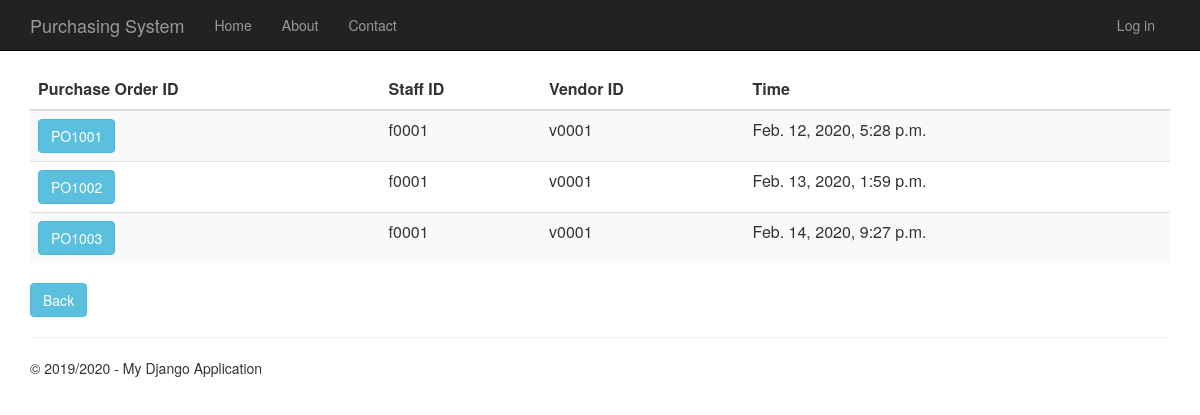
The page /purchaseorderhistory on the database as committed earlier.
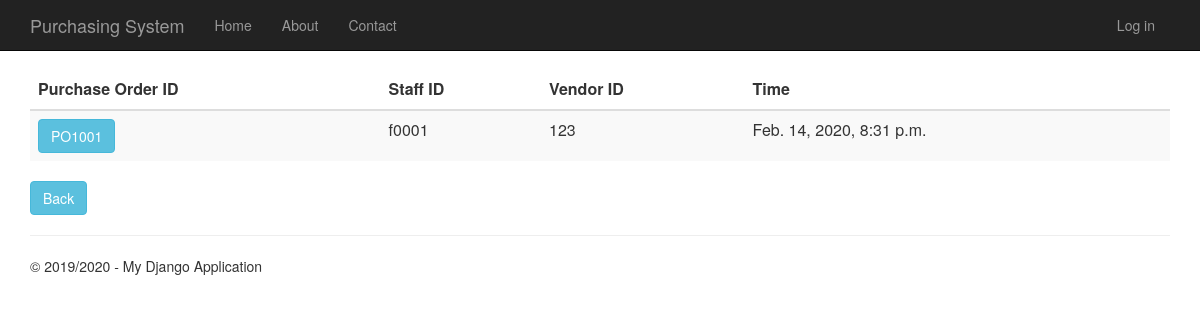
The same page on the database as committed later.
### PurchaseOrder/models.py (models this page shows, shortened)
class PurchaseOrder(models.Model):
    purchase_order_id = models.CharField(primary_key=True, max_length=10)
    shipping_instructions = models.TextField()
    time_created = models.DateTimeField()
    description = models.TextField(null=True,default=None, blank=True)
    total_price = models.DecimalField(max_digits=10, decimal_places=2, default=Decimal('0.00'))
    person_id = models.ForeignKey(Person)
    vendor_id = models.ForeignKey(Vendor)
    quotation_id = models.OneToOneField(Quotation)

### app/models.py (models this page shows, shortened)
class Person(models.Model):
    user_id = models.OneToOneField(User)
    person_id = models.CharField(primary_key=True, max_length=10)
    person_name = models.TextField()
    person_address = models.TextField()
    person_phone_number = models.TextField()
    person_role = models.TextField(default = 'EMPLOYEE')

class Vendor(models.Model):
    vendor_id = models.CharField(primary_key=True, max_length=10)
    vendor_name = models.TextField()
    vendor_phone_number = models.TextField()
    vendor_address = models.TextField()
    vendor_email = models.TextField()
    def __str__(self):
        return str(self.vendor_id)

### PurchaseOrder/views.py (the view)
# urls.py: url(r'^purchaseorderhistory', PurchaseOrder.views.purchaseorderhistory, name="purchase_order_history"),
def purchaseorderhistory(request):
    purchase_orders = PurchaseOrder.objects.all()
    context = {
            'title':'Purchase Order History',
            'rows':purchase_orders,
            'year':'2019/2020'
        }
    return render(request,'PurchaseOrder/purchaseorderhistory.html',context)

### PurchaseOrder/templates/PurchaseOrder/purchaseorderhistory.html
{% extends "app/layout.html" %}
{% block content %}
<div class="purcahseorderhistory margintop" >
    <form action="purchaseorderhistorydetails" method="GET">
        <table class="table table-striped margintop">
          <thead>
            <tr>
              <th scope="col" class="fontlabel">Purchase Order ID</th>
              <th scope="col" class="fontlabel">Staff ID</th>
              <th scope="col" class="fontlabel">Vendor ID</th>
              <th scope="col" class="fontlabel">Time</th>
            </tr>
          </thead>
          <tbody>
              {% for r in rows %}
            <tr>
                 <td><button type="submit" name="po_id" value="{{r.purchase_order_id}}" class="btn btn-info" >{{r.purchase_order_id}}</button></td>
                 <td>{{r.person_id.person_id}}</td>
                 <td>{{r.vendor_id}}</td>
                 <td>{{r.time_created}}</td>
            </tr>
              {% endfor %}
          </tbody>
        </table>
    </form>
    <form action="menu">
        <div class="margintop">
            <button type="submit" class="btn btn-info" >Back</button>
        </div>
    </form>
</div>
{% endblock %}

Rows that differ between the two databases and show on the page:
removed PurchaseOrder: purchase_order_id "PO1002", person_id.person_id "f0001", vendor_id "v0001", time_created "Feb. 13, 2020, 1:59 p.m."
removed PurchaseOrder: purchase_order_id "PO1003", person_id.person_id "f0001", vendor_id "v0001", time_created "Feb. 14, 2020, 9:27 p.m."
changed PurchaseOrder "PO1001": vendor_id "v0001" → "123"; time_created "Feb. 12, 2020, 5:28 p.m." → "Feb. 14, 2020, 8:31 p.m."
